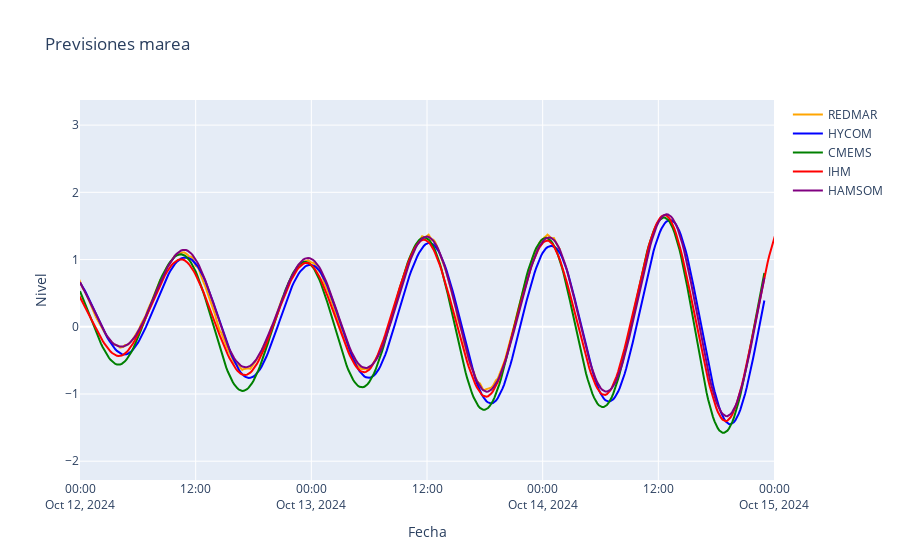

Notebook source saved alongside this figure:
### Code cell
# Leer los CSVs
nivel_real = pd.read_csv('processed/puertos_estado_real_datos.csv')
shom = pd.read_csv('processed/shom_datos_2024-10-12_06-00.csv')
puertos = pd.read_csv('processed/puertos_estado_datos_2024-10-12_06-00.csv')
armada = pd.read_csv('processed/armada_datos_2024-10-12_06-00.csv')
copernicus = pd.read_csv('processed/copernicus_datos_2024-10-12_06-00.csv')

# Convertir las columnas de fechas a formato datetime
nivel_real['Fecha'] = pd.to_datetime(nivel_real['Fecha'])
shom['Fecha'] = pd.to_datetime(shom['Fecha'])
puertos['Fecha'] = pd.to_datetime(puertos['Fecha'])
armada['Fecha'] = pd.to_datetime(armada['Fecha'])
copernicus['Fecha'] = pd.to_datetime(copernicus['Fecha'])

# 1. Calcular el Z-score para la columna 'Nivel Medio'
z_scores = stats.zscore(nivel_real['Nivel Medio'])

# Definir un umbral para el Z-score (por ejemplo, 3)
umbral = 3

# Filtrar el DataFrame para eliminar outliers
nivel_real_filtrado = nivel_real[np.abs(z_scores) < umbral]

# Crear el gráfico vacío
fig = px.line(title='Previsiones marea')

# Añadir la primera línea (REDMAR) al gráfico
fig.add_scatter(x=nivel_real_filtrado['Fecha'], y=nivel_real_filtrado['Nivel Medio'], 
                mode='lines', name='REDMAR', line=dict(color='orange'))

# Añadir las otras líneas al gráfico
fig.add_scatter(x=shom['Fecha'], y=shom['Nivel'], mode='lines', name='HYCOM', line=dict(color='blue'))
fig.add_scatter(x=copernicus['Fecha'], y=copernicus['Nivel'], mode='lines', name='CMEMS', line=dict(color='green'))
fig.add_scatter(x=armada['Fecha'], y=armada['Nivel'], mode='lines', name='IHM', line=dict(color='red'))
fig.add_scatter(x=puertos['Fecha'], y=puertos['Nivel'], mode='lines', name='HAMSOM', line=dict(color='purple'))

# Configurar el rango visible en el eje X (opcional)
start_date = '2024-10-12 00:00:00'
end_date = '2024-10-15 00:00:00'
fig.update_xaxes(range=[start_date, end_date])

# Configurar el diseño del gráfico
fig.update_layout(xaxis_title='Fecha', yaxis_title='Nivel', showlegend=True)
fig.update_traces(mode='lines')

# Mostrar el gráfico
fig.show()

### Figure 1 — Plotly figure (JSON) as saved in the notebook; plotly's stock layout.template omitted (floating-point values rounded to 4 significant figures; data arrays with more than 128 entries replaced by an {"elided": "..."} marker saying what was removed)
{"data": [{"hovertemplate": "<extra></extra>", "legendgroup": "", "line": {"color": "#636efa", "dash": "solid"}, "marker": {"symbol": "circle"}, "mode": "lines", "name": "", "orientation": "v", "showlegend": false, "type": "scatter", "xaxis": "x", "yaxis": "y"}, {"line": {"color": "orange"}, "mode": "lines", "name": "REDMAR", "type": "scatter", "x": {"elided": "399 str values"}, "y": {"elided": "399 float values"}}, {"line": {"color": "blue"}, "mode": "lines", "name": "HYCOM", "type": "scatter", "x": {"elided": "427 str values"}, "y": {"elided": "427 float values"}}, {"line": {"color": "green"}, "mode": "lines", "name": "CMEMS", "type": "scatter", "x": {"elided": "427 str values"}, "y": {"elided": "427 float values"}}, {"line": {"color": "red"}, "mode": "lines", "name": "IHM", "type": "scatter", "x": {"elided": "981 str values"}, "y": {"elided": "981 float values"}}, {"line": {"color": "purple"}, "mode": "lines", "name": "HAMSOM", "type": "scatter", "x": {"elided": "427 str values"}, "y": {"elided": "427 float values"}}], "layout": {"legend": {"tracegroupgap": 0}, "showlegend": true, "title": {"text": "Previsiones marea"}, "xaxis": {"anchor": "y", "domain": [0, 1], "range": ["2024-10-12 00:00:00", "2024-10-15 00:00:00"], "title": {"text": "Fecha"}}, "yaxis": {"anchor": "x", "domain": [0, 1], "title": {"text": "Nivel"}}}}
